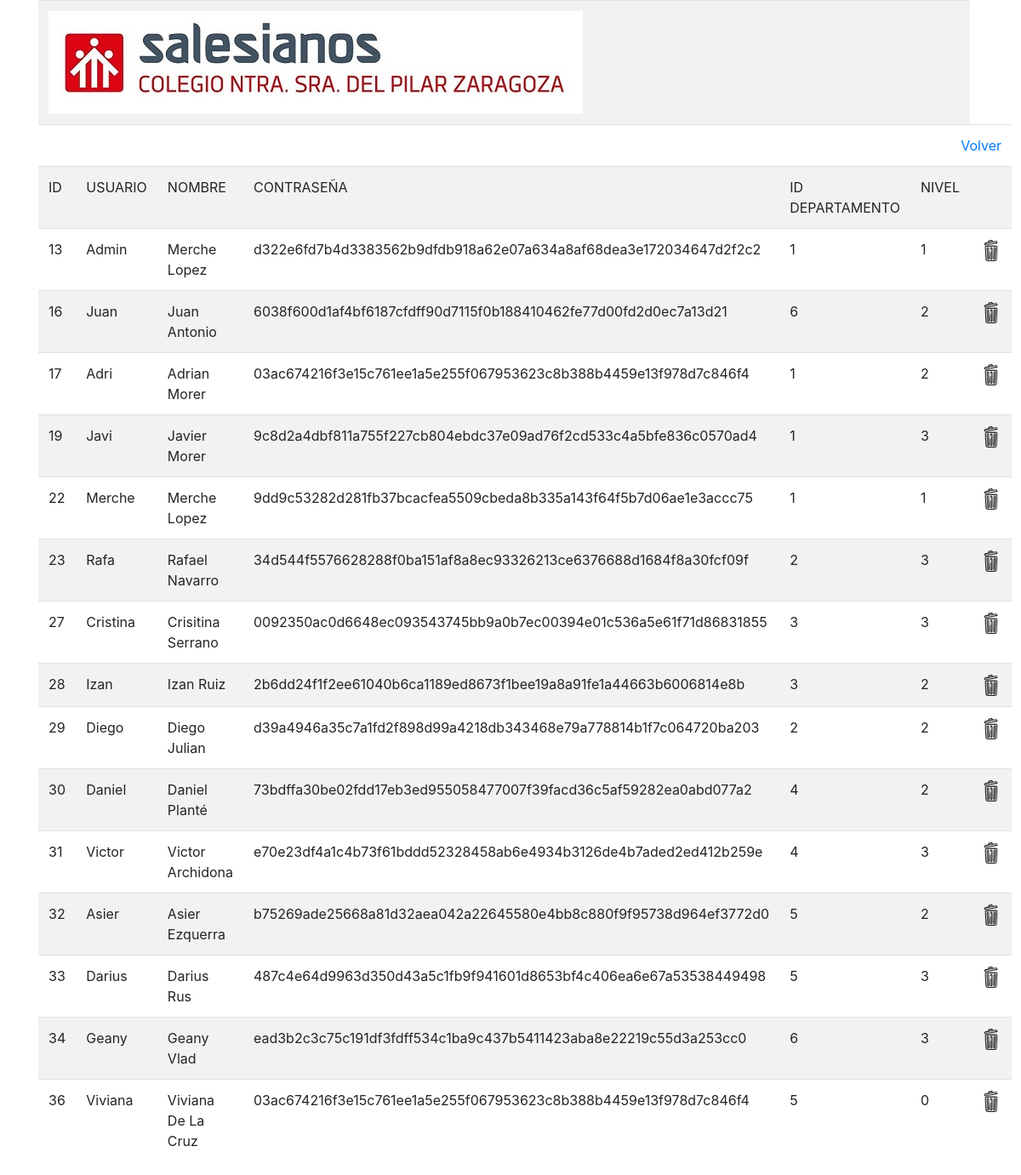
/inventario/lstUsuarios.php, run on the app's committed database.
### tables this page shows
CREATE TABLE `usuarios` (
  `idUser` int(11) NOT NULL,
  `NombreUser` varchar(30) NOT NULL,
  `NombreCompleto` varchar(50) NOT NULL,
  `clave` text NOT NULL,
  `idDepartamento` int(11) NOT NULL,
  `Nivel` int(11) NOT NULL,
  `fechaUltima` timestamp NOT NULL DEFAULT current_timestamp() ON UPDATE current_timestamp()
);

### inventario/lstUsuarios.php (the view, shortened to what this page needs)
<!DOCTYPE html>
<html lang="en">
 <head>
  <link rel="stylesheet" href="https://stackpath.bootstrapcdn.com/bootstrap/4.4.1/css/bootstrap.min.css">
</head>
<body>
    <div class="container">
        <table class="table table-striped">
            <tr>
                <td colspan="6"><img src="imagenes/logosz.jpg"></td>
            </tr>
            <tr>
            <td colspan="11" align="right"><a href="formUsuarios.php">Volver</td>
        </tr>
            <tr>
                <td>ID</td><td>USUARIO</td><td>NOMBRE</td><td>CONTRASEÑA</td><td>ID DEPARTAMENTO</td><td>NIVEL</td><td></td>
            </tr>
        <?php
        include("conexion.php");
        $sql="SELECT * FROM usuarios";
        $registros=mysqli_query($conexion,$sql);
        while($linea=mysqli_fetch_array($registros))
        {
        echo "<tr><td>$linea[idUser]</td><td>$linea[NombreUser]</td><td>$linea[NombreCompleto]</td><td>$linea[clave]</td><td>$linea[idDepartamento]</td><td>$linea[Nivel]</td><td align='center'><a href='delUsuarios.php?codigo=$linea[idUser]'><img src='./imagenes/eliminar.png' width='25px'></a></td></tr>";
        }
        ?>
    </table>
</div>
</body>
</html>

### data on the page
usuarios: idUser "13", NombreUser "Admin", NombreCompleto "Merche Lopez", clave "d322e6fd7b4d3383562b9dfdb918a62e07a634a8af68dea3e172034647d2f2c2", idDepartamento "1", Nivel "1"
usuarios: idUser "16", NombreUser "Juan", NombreCompleto "Juan Antonio", clave "6038f600d1af4bf6187cfdff90d7115f0b188410462fe77d00fd2d0ec7a13d21", idDepartamento "6", Nivel "2"
usuarios: idUser "17", NombreUser "Adri", NombreCompleto "Adrian Morer", clave "03ac674216f3e15c761ee1a5e255f067953623c8b388b4459e13f978d7c846f4", idDepartamento "1", Nivel "2"
usuarios: idUser "19", NombreUser "Javi", NombreCompleto "Javier Morer", clave "9c8d2a4dbf811a755f227cb804ebdc37e09ad76f2cd533c4a5bfe836c0570ad4", idDepartamento "1", Nivel "3"
usuarios: idUser "22", NombreUser "Merche", NombreCompleto "Merche Lopez", clave "9dd9c53282d281fb37bcacfea5509cbeda8b335a143f64f5b7d06ae1e3accc75", idDepartamento "1", Nivel "1"
usuarios: idUser "23", NombreUser "Rafa", NombreCompleto "Rafael Navarro", clave "34d544f5576628288f0ba151af8a8ec93326213ce6376688d1684f8a30fcf09f", idDepartamento "2", Nivel "3"
usuarios: idUser "27", NombreUser "Cristina", NombreCompleto "Crisitina Serrano", clave "0092350ac0d6648ec093543745bb9a0b7ec00394e01c536a5e61f71d86831855", idDepartamento "3", Nivel "3"
usuarios: idUser "28", NombreUser "Izan", NombreCompleto "Izan Ruiz", clave "2b6dd24f1f2ee61040b6ca1189ed8673f1bee19a8a91fe1a44663b6006814e8b", idDepartamento "3", Nivel "2"
usuarios: idUser "29", NombreUser "Diego", NombreCompleto "Diego Julian", clave "d39a4946a35c7a1fd2f898d99a4218db343468e79a778814b1f7c064720ba203", idDepartamento "2", Nivel "2"
usuarios: idUser "30", NombreUser "Daniel", NombreCompleto "Daniel Planté", clave "73bdffa30be02fdd17eb3ed955058477007f39facd36c5af59282ea0abd077a2", idDepartamento "4", Nivel "2"
usuarios: idUser "31", NombreUser "Victor", NombreCompleto "Victor Archidona", clave "e70e23df4a1c4b73f61bddd52328458ab6e4934b3126de4b7aded2ed412b259e", idDepartamento "4", Nivel "3"
usuarios: idUser "32", NombreUser "Asier", NombreCompleto "Asier Ezquerra", clave "b75269ade25668a81d32aea042a22645580e4bb8c880f9f95738d964ef3772d0", idDepartamento "5", Nivel "2"
usuarios: idUser "33", NombreUser "Darius", NombreCompleto "Darius Rus", clave "487c4e64d9963d350d43a5c1fb9f941601d8653bf4c406ea6e67a53538449498", idDepartamento "5", Nivel "3"
usuarios: idUser "34", NombreUser "Geany", NombreCompleto "Geany Vlad", clave "ead3b2c3c75c191df3fdff534c1ba9c437b5411423aba8e22219c55d3a253cc0", idDepartamento "6", Nivel "3"
usuarios: idUser "36", NombreUser "Viviana", NombreCompleto "Viviana De La Cruz", clave "03ac674216f3e15c761ee1a5e255f067953623c8b388b4459e13f978d7c846f4", idDepartamento "5", Nivel "0"
